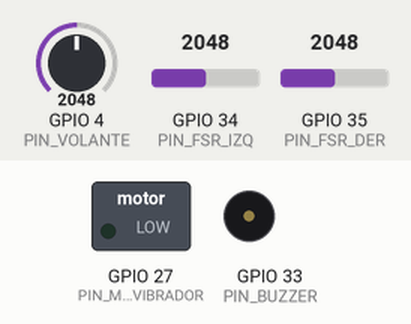
Recording of a program running on a simulated ESP32. On the bench: switched loads named in the program (green lamp = pin HIGH), buzzer (waves = sounding, pin HIGH). The test bench sets the inputs (shaded band); at power-on: GPIO 34 (PIN_FSR_IZQ) = 2048, GPIO 35 (PIN_FSR_DER) = 2048, GPIO 4 (PIN_VOLANTE) = 2048 (analog values on the 0–4095 scale). WiFi joins after 1.5 s; servers stay silent unless stated; no MQTT or app messages arrive unless stated; what the program prints to the serial monitor is not drawn.

Above: at 1.4 s.
1.5 s: GPIO 34 (PIN_FSR_IZQ) set to 1429
3.7 s: GPIO 34 (PIN_FSR_IZQ) set to 1340
At 4.83 s:
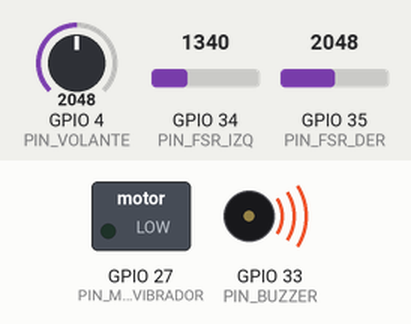
6.7 s: GPIO 35 (PIN_FSR_DER) set to 1398
9.7 s: GPIO 35 (PIN_FSR_DER) set to 1314
At 11.1 s:
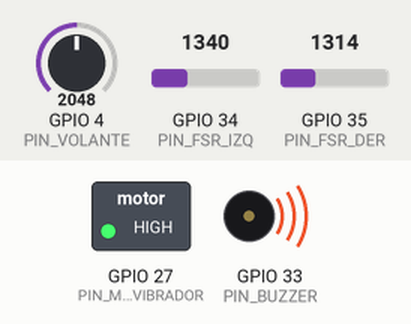
11.4 s: GPIO 35 (PIN_FSR_DER) set to 2047
At 14.33 s:
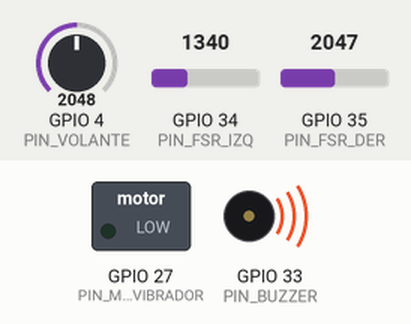
14.4 s: GPIO 35 (PIN_FSR_DER) set to 1228
At 16.0 s:
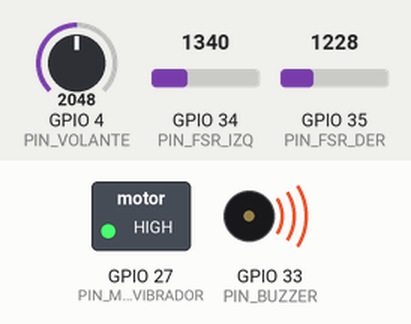
Timing chart, 0 to 17.1 s (numbered marks = the images above; inputs shaded):
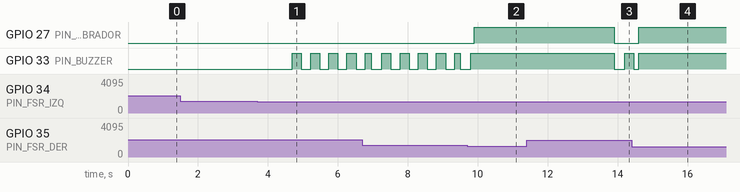

The program:

main.cpp
```cpp
#if defined(PLATFORMIO)

#include <Arduino.h>

#include "../include/app_controller.h"

using namespace volante;

AppController app;

void setup() {
    app.begin();
}

void loop() {
    vTaskDelay(pdMS_TO_TICKS(1000));
}

#endif
```

actuators.h
```cpp
#pragma once

#include "app_types.h"

namespace volante {

class ActuatorService {
public:
    ActuatorService();

    void begin();
    void setProfile(const OutputProfile &profile, uint32_t nowMs);
    void tick(uint32_t nowMs, const TimingConfig &timings);

private:
    void writeOutputs(bool buzzerOn, bool motorOn);

    OutputProfile activeProfile_;
    bool buzzerLevel_;
    uint32_t lastToggleMs_;
};

}  // namespace volante
```

app_controller.h
```cpp
#pragma once

#include <Arduino.h>

#include "actuators.h"
#include "app_config.h"
#include "comm.h"
#include "fsm.h"
#include "sensors.h"

namespace volante {

class AppController {
public:
    AppController();

    void begin();

    RuntimeConfig copyConfig();
    SensorSnapshot copySnapshot();
    SystemState copyState();
    OutputProfile copyOutput();

    void requestExternalEvent(SystemEvent event);
    void updateThresholdHand(int value);
    void updateThresholdLight(int value);
    void updateThresholdBrusque(int value);

private:
    struct SharedData {
        RuntimeConfig config;
        SensorSnapshot snapshot;
        SystemState state;
        SystemEvent lastEvent;
        OutputProfile output;
        SystemEvent pendingExternalEvent;
        bool hasPendingExternalEvent;
    };

    static void sensorTaskThunk(void *parameter);
    static void fsmTaskThunk(void *parameter);
    static void actuatorTaskThunk(void *parameter);
    static void commTaskThunk(void *parameter);
    static void mqttCommandThunk(void *userData, const char *topic, const char *payload);

    void sensorTask();
    void fsmTask();
    void actuatorTask();
    void commTask();
    void handleMqttCommand(const char *topic, const char *payload);

    void lock();
    void unlock();

    SemaphoreHandle_t mutex_;
    SharedData shared_;
    SensorService sensorService_;
    FsmController fsmController_;
    ActuatorService actuatorService_;
    CommService commService_;
    TaskHandle_t sensorTaskHandle_;
    TaskHandle_t fsmTaskHandle_;
    TaskHandle_t actuatorTaskHandle_;
    TaskHandle_t commTaskHandle_;
};

}  // namespace volante
```

app_types.h
```cpp
#pragma once

#include <Arduino.h>

namespace volante {

enum class SystemState : uint8_t {
    ST_INIT = 0,
    ST_DETECTANDO,
    ST_ALERTA_LEVE,
    ST_ALERTA_FUERTE,
    ST_ALARMA_CELULAR,
    ST_ERROR,
};

enum class SystemEvent : uint8_t {
    EV_CONT = 0,
    EV_DUMMY,
    EV_UNA_SOLA_MANO,
    EV_MANIOBRA_SINUOSA_LEVE,
    EV_MANIOBRA_SINUOSA_BRUSCA,
    EV_SIN_MANOS,
    EV_ALARMA_CELULAR,
    EV_TIMEOUT,
    EV_UNKNOW,
};

enum class BuzzerMode : uint8_t {
    OFF = 0,
    INTERMITTENT,
    CONTINUOUS,
};

enum class HandPresence : uint8_t {
    NONE = 0,
    LEFT_ONLY,
    RIGHT_ONLY,
    BOTH,
};

enum class MotionType : uint8_t {
    NONE = 0,
    LEVE,
    BRUSCA,
};

struct ThresholdConfig {
    int hand = 1366;
    int movementLight = 80;
    int movementBrusque = 260;
};

struct TimingConfig {
    uint32_t singleHandMinMs = 700;
    uint32_t alertaLeveMs = 2500;
    uint32_t alertaFuerteMs = 4000;
    uint32_t alarmaCelularMs = 5000;
    uint32_t errorHoldMs = 3000;
    uint32_t eventDebounceMs = 150;
    uint32_t sensorPublishMs = 500;
    uint32_t wifiReconnectMs = 5000;
    uint32_t mqttReconnectMs = 3000;
    uint32_t buzzerBlinkMs = 250;
};

struct NetworkConfig {
    const char *ssid = "SSID";
    const char *password = "PASS";
    const char *mqttHost = "broker.emqx.io";
    uint16_t mqttPort = 1883;
    const char *clientId = "esp32_volante_01";
};

struct TopicConfig {
    const char *stateTopic = "volante/estado";
    const char *sensorTopic = "volante/sensores";
    const char *commandTopic = "volante/comandos";
};

struct RuntimeConfig {
    ThresholdConfig thresholds;
    TimingConfig timings;
    NetworkConfig network;
    TopicConfig topics;
};

struct SensorSnapshot {
    int fsrLeftRaw = 0;
    int fsrRightRaw = 0;
    int steeringRaw = 0;
    int steeringDelta = 0;
    bool leftPressed = false;
    bool rightPressed = false;
    HandPresence handPresence = HandPresence::NONE;
    MotionType motion = MotionType::NONE;
    uint32_t timestampMs = 0;
};

struct SensorFrame {
    SensorSnapshot snapshot;
    SystemEvent event = SystemEvent::EV_CONT;
};

struct OutputProfile {
    BuzzerMode buzzerMode = BuzzerMode::OFF;
    bool motorEnabled = false;
};

inline const char *toString(SystemState state) {
    switch (state) {
        case SystemState::ST_INIT: return "ST_INIT";
        case SystemState::ST_DETECTANDO: return "ST_DETECTANDO";
        case SystemState::ST_ALERTA_LEVE: return "ST_ALERTA_LEVE";
        case SystemState::ST_ALERTA_FUERTE: return "ST_ALERTA_FUERTE";
        case SystemState::ST_ALARMA_CELULAR: return "ST_ALARMA_CELULAR";
        case SystemState::ST_ERROR: return "ST_ERROR";
        default: return "ST_UNKNOWN";
    }
}

inline const char *toString(SystemEvent event) {
    switch (event) {
        case SystemEvent::EV_CONT: return "EV_CONT";
        case SystemEvent::EV_DUMMY: return "EV_DUMMY";
        case SystemEvent::EV_UNA_SOLA_MANO: return "EV_UNA_SOLA_MANO";
        case SystemEvent::EV_MANIOBRA_SINUOSA_LEVE: return "EV_MANIOBRA_SINUOSA_LEVE";
        case SystemEvent::EV_MANIOBRA_SINUOSA_BRUSCA: return "EV_MANIOBRA_SINUOSA_BRUSCA";
        case SystemEvent::EV_SIN_MANOS: return "EV_SIN_MANOS";
        case SystemEvent::EV_ALARMA_CELULAR: return "EV_ALARMA_CELULAR";
        case SystemEvent::EV_TIMEOUT: return "EV_TIMEOUT";
        case SystemEvent::EV_UNKNOW: return "EV_UNKNOW";
        default: return "EV_UNKNOWN";
    }
}

inline const char *toString(BuzzerMode mode) {
    switch (mode) {
        case BuzzerMode::OFF: return "OFF";
        case BuzzerMode::INTERMITTENT: return "INTERMITTENT";
        case BuzzerMode::CONTINUOUS: return "CONTINUOUS";
        default: return "OFF";
    }
}

inline const char *toString(HandPresence presence) {
    switch (presence) {
        case HandPresence::NONE: return "NONE";
        case HandPresence::LEFT_ONLY: return "LEFT_ONLY";
        case HandPresence::RIGHT_ONLY: return "RIGHT_ONLY";
        case HandPresence::BOTH: return "BOTH";
        default: return "NONE";
    }
}

inline const char *toString(MotionType motion) {
    switch (motion) {
        case MotionType::NONE: return "NONE";
        case MotionType::LEVE: return "LEVE";
        case MotionType::BRUSCA: return "BRUSCA";
        default: return "NONE";
    }
}

inline OutputProfile profileForState(SystemState state) {
    switch (state) {
        case SystemState::ST_ALERTA_LEVE:
            return {BuzzerMode::INTERMITTENT, false};
        case SystemState::ST_ALERTA_FUERTE:
        case SystemState::ST_ALARMA_CELULAR:
            return {BuzzerMode::CONTINUOUS, true};
        case SystemState::ST_ERROR:
            return {BuzzerMode::INTERMITTENT, false};
        case SystemState::ST_INIT:
        case SystemState::ST_DETECTANDO:
        default:
            return {BuzzerMode::OFF, false};
    }
}

}  // namespace volante
```

comm.h
```cpp
#pragma once

#include <WiFi.h>
#include <PubSubClient.h>

#include "app_types.h"

namespace volante {

using CommandHandler = void (*)(void *userData, const char *topic, const char *payload);

class CommService {
public:
    CommService();

    void begin(const RuntimeConfig &config);
    void setCommandHandler(CommandHandler handler, void *userData);
    void tick(uint32_t nowMs, const RuntimeConfig &config);

    bool publishState(const SensorSnapshot &snapshot, SystemState state, SystemEvent event, uint32_t nowMs, const RuntimeConfig &config);
    bool publishSensors(const SensorSnapshot &snapshot, uint32_t nowMs, const RuntimeConfig &config);

    bool wifiConnected() const;
    bool mqttConnected();

private:
    static void mqttCallback(char *topic, byte *payload, unsigned int length);

    void onMqttMessage(char *topic, byte *payload, unsigned int length);
    void ensureWifi(uint32_t nowMs, const RuntimeConfig &config);
    void ensureMqtt(uint32_t nowMs, const RuntimeConfig &config);
    bool connectMqtt(const RuntimeConfig &config);
    void setupClient(const RuntimeConfig &config);
    String buildStatePayload(const SensorSnapshot &snapshot, SystemState state, SystemEvent event, uint32_t nowMs) const;
    String buildSensorPayload(const SensorSnapshot &snapshot, uint32_t nowMs) const;

    WiFiClient wifiClient_;
    PubSubClient mqttClient_;
    CommandHandler handler_;
    void *handlerUserData_;
    uint32_t lastWifiAttemptMs_;
    uint32_t lastMqttAttemptMs_;
    static CommService *activeInstance_;
};

}  // namespace volante
```

fsm.h
```cpp
#pragma once

#include "app_types.h"

namespace volante {

class FsmController {
public:
    FsmController();

    void reset(uint32_t nowMs);
    SystemState state() const;
    uint32_t stateEnteredAt() const;
    SystemState process(SystemEvent event, uint32_t nowMs, const RuntimeConfig &config);

private:
    SystemState currentState_;
    uint32_t stateEnteredAtMs_;
};

}  // namespace volante
```

sensors.h
```cpp
#pragma once

#include "app_types.h"

namespace volante {

class SensorService {
public:
    SensorService();

    void begin();
    SensorFrame sample(uint32_t nowMs, const RuntimeConfig &config);

private:
    SystemEvent deriveEvent(const SensorSnapshot &snapshot, const RuntimeConfig &config, uint32_t nowMs);
    HandPresence deriveHandPresence(const SensorSnapshot &snapshot) const;

    int previousSteeringRaw_;
    SystemEvent currentCandidateEvent_;
    SystemEvent lastEmittedEvent_;
    uint32_t candidateSinceMs_;
};

}  // namespace volante
```

actuators.cpp
```cpp
#include "../../include/actuators.h"

#include <Arduino.h>

#include "../../include/app_config.h"

namespace volante {

namespace {

bool isBuzzerActive(BuzzerMode mode, bool buzzerLevel) {
    switch (mode) {
        case BuzzerMode::CONTINUOUS: return true;
        case BuzzerMode::INTERMITTENT: return buzzerLevel;
        case BuzzerMode::OFF:
        default: return false;
    }
}

}  // namespace

ActuatorService::ActuatorService()
    : activeProfile_(), buzzerLevel_(false), lastToggleMs_(0) {}

void ActuatorService::begin() {
    pinMode(config::PIN_BUZZER, OUTPUT);
    pinMode(config::PIN_MOTOR_VIBRADOR, OUTPUT);
    writeOutputs(false, false);
    activeProfile_ = OutputProfile{};
    buzzerLevel_ = false;
    lastToggleMs_ = millis();
}

void ActuatorService::writeOutputs(bool buzzerOn, bool motorOn) {
    digitalWrite(config::PIN_BUZZER, buzzerOn ? HIGH : LOW);
    digitalWrite(config::PIN_MOTOR_VIBRADOR, motorOn ? HIGH : LOW);
}

void ActuatorService::setProfile(const OutputProfile &profile, uint32_t nowMs) {
    if (profile.buzzerMode != activeProfile_.buzzerMode || profile.motorEnabled != activeProfile_.motorEnabled) {
        activeProfile_ = profile;
        buzzerLevel_ = false;
        lastToggleMs_ = nowMs;
        writeOutputs(false, activeProfile_.motorEnabled);
    }
}

void ActuatorService::tick(uint32_t nowMs, const TimingConfig &timings) {
    bool buzzerOn = false;
    if (activeProfile_.buzzerMode == BuzzerMode::CONTINUOUS) {
        buzzerOn = true;
    } else if (activeProfile_.buzzerMode == BuzzerMode::INTERMITTENT) {
        if ((nowMs - lastToggleMs_) >= timings.buzzerBlinkMs) {
            buzzerLevel_ = !buzzerLevel_;
            lastToggleMs_ = nowMs;
        }
        buzzerOn = buzzerLevel_;
    }

    writeOutputs(isBuzzerActive(activeProfile_.buzzerMode, buzzerOn), activeProfile_.motorEnabled);
}

}  // namespace volante
```

comm.cpp
```cpp
#include "../../include/comm.h"

#include <Arduino.h>

namespace volante {

CommService *CommService::activeInstance_ = nullptr;

namespace {

String escapeJsonText(const char *value) {
    return String(value ? value : "");
}

}  // namespace

CommService::CommService()
    : mqttClient_(wifiClient_), handler_(nullptr), handlerUserData_(nullptr), lastWifiAttemptMs_(0), lastMqttAttemptMs_(0) {}

void CommService::begin(const RuntimeConfig &config) {
    activeInstance_ = this;
    setupClient(config);
    WiFi.mode(WIFI_STA);
    WiFi.setAutoReconnect(true);
    WiFi.persistent(false);
    lastWifiAttemptMs_ = 0;
    lastMqttAttemptMs_ = 0;
}

void CommService::setupClient(const RuntimeConfig &config) {
    mqttClient_.setServer(config.network.mqttHost, config.network.mqttPort);
    mqttClient_.setCallback(CommService::mqttCallback);
    mqttClient_.setKeepAlive(30);
    mqttClient_.setSocketTimeout(3);
    mqttClient_.setBufferSize(512);
}

void CommService::setCommandHandler(CommandHandler handler, void *userData) {
    handler_ = handler;
    handlerUserData_ = userData;
}

bool CommService::wifiConnected() const {
    return WiFi.status() == WL_CONNECTED;
}

bool CommService::mqttConnected() {
    return mqttClient_.connected();
}

void CommService::mqttCallback(char *topic, byte *payload, unsigned int length) {
    if (activeInstance_ != nullptr) {
        activeInstance_->onMqttMessage(topic, payload, length);
    }
}

void CommService::onMqttMessage(char *topic, byte *payload, unsigned int length) {
    if (handler_ == nullptr) {
        return;
    }

    static char buffer[256];
    const unsigned int copyLength = length < sizeof(buffer) - 1 ? length : sizeof(buffer) - 1;
    memcpy(buffer, payload, copyLength);
    buffer[copyLength] = '\0';
    handler_(handlerUserData_, topic, buffer);
}

void CommService::ensureWifi(uint32_t nowMs, const RuntimeConfig &config) {
    if (wifiConnected()) {
        return;
    }

    if ((nowMs - lastWifiAttemptMs_) < config.timings.wifiReconnectMs) {
        return;
    }

    lastWifiAttemptMs_ = nowMs;
    WiFi.disconnect(false);
    WiFi.begin(config.network.ssid, config.network.password);
}

bool CommService::connectMqtt(const RuntimeConfig &config) {
    if (!wifiConnected()) {
        return false;
    }

    const bool connected = mqttClient_.connect(config.network.clientId);
    if (connected) {
        mqttClient_.subscribe(config.topics.commandTopic);
    }
    return connected;
}

void CommService::ensureMqtt(uint32_t nowMs, const RuntimeConfig &config) {
    if (!wifiConnected()) {
        return;
    }

    if (mqttConnected()) {
        return;
    }

    if ((nowMs - lastMqttAttemptMs_) < config.timings.mqttReconnectMs) {
        return;
    }

    lastMqttAttemptMs_ = nowMs;
    connectMqtt(config);
}

void CommService::tick(uint32_t nowMs, const RuntimeConfig &config) {
    ensureWifi(nowMs, config);

    if (wifiConnected() && !mqttConnected()) {
        ensureMqtt(nowMs, config);
    }

    if (mqttConnected()) {
        mqttClient_.loop();
    }
}

String CommService::buildStatePayload(const SensorSnapshot &snapshot, SystemState state, SystemEvent event, uint32_t nowMs) const {
    char payload[384];
    snprintf(payload, sizeof(payload),
             "{\"estado\":\"%s\",\"evento\":\"%s\",\"timestamp_ms\":%lu,\"fsr_izq\":%d,\"fsr_der\":%d,\"volante\":%d,\"delta_volante\":%d,\"manos\":\"%s\",\"movimiento\":\"%s\"}",
             toString(state),
             toString(event),
             static_cast<unsigned long>(nowMs),
             snapshot.fsrLeftRaw,
             snapshot.fsrRightRaw,
             snapshot.steeringRaw,
             snapshot.steeringDelta,
             toString(snapshot.handPresence),
             toString(snapshot.motion));
    return String(payload);
}

String CommService::buildSensorPayload(const SensorSnapshot &snapshot, uint32_t nowMs) const {
    char payload[384];
    snprintf(payload, sizeof(payload),
             "{\"timestamp_ms\":%lu,\"fsr_izq\":%d,\"fsr_der\":%d,\"volante\":%d,\"delta_volante\":%d,\"manos\":\"%s\",\"movimiento\":\"%s\"}",
             static_cast<unsigned long>(nowMs),
             snapshot.fsrLeftRaw,
             snapshot.fsrRightRaw,
             snapshot.steeringRaw,
             snapshot.steeringDelta,
             toString(snapshot.handPresence),
             toString(snapshot.motion));
    return String(payload);
}

bool CommService::publishState(const SensorSnapshot &snapshot, SystemState state, SystemEvent event, uint32_t nowMs, const RuntimeConfig &config) {
    if (!mqttConnected()) {
        return false;
    }

    const String payload = buildStatePayload(snapshot, state, event, nowMs);
    return mqttClient_.publish(config.topics.stateTopic, payload.c_str(), true);
}

bool CommService::publishSensors(const SensorSnapshot &snapshot, uint32_t nowMs, const RuntimeConfig &config) {
    if (!mqttConnected()) {
        return false;
    }

    const String payload = buildSensorPayload(snapshot, nowMs);
    return mqttClient_.publish(config.topics.sensorTopic, payload.c_str(), false);
}

}  // namespace volante
```

app_config.h
```cpp
#pragma once

#include "app_types.h"

namespace volante::config {

constexpr uint8_t PIN_BUZZER = 33;
constexpr uint8_t PIN_MOTOR_VIBRADOR = 27;
constexpr uint8_t PIN_FSR_IZQ = 34;
constexpr uint8_t PIN_FSR_DER = 35;
constexpr uint8_t PIN_VOLANTE = 4;

inline RuntimeConfig makeDefaultRuntimeConfig() {
    RuntimeConfig cfg;
    cfg.thresholds = ThresholdConfig{1366, 80, 260};
    cfg.timings = TimingConfig{700, 2500, 4000, 5000, 3000, 150, 500, 5000, 3000, 250};
    cfg.network = NetworkConfig{"SSID", "PASS", "broker.emqx.io", 1883, "esp32_volante_01"};
    cfg.topics = TopicConfig{"volante/estado", "volante/sensores", "volante/comandos"};
    return cfg;
}

}  // namespace volante::config
```

Source omitted: app_controller.cpp (8456 bytes), fsm.cpp (5792 bytes), sensors.cpp (3787 bytes)

Measured:
- the behaviour switches between 1366 and 1365 on GPIO 34 (PIN_FSR_IZQ) (found by bisection; images 0 and 1)
- the behaviour switches between 1366 and 1365 on GPIO 35 (PIN_FSR_DER) (found by bisection; images 1 and 2)
- after the input at 1.5 s, every drawn part: stays the same
- after the input at 3.7 s, GPIO 33 (PIN_BUZZER): alternates HIGH for 0.26 s and LOW for 0.26 s, starting after 1.0 s
- after the input at 9.7 s, GPIO 27 (PIN_MOTOR_VIBRADOR): LOW → HIGH after 0.20 s; GPIO 33 (PIN_BUZZER): goes on until 9.8 s, then stays HIGH
- after the input at 11.4 s, GPIO 27 (PIN_MOTOR_VIBRADOR): goes on until 13.9 s, then stays LOW
- after the input at 14.4 s, GPIO 27 (PIN_MOTOR_VIBRADOR): LOW → HIGH after 0.20 s
